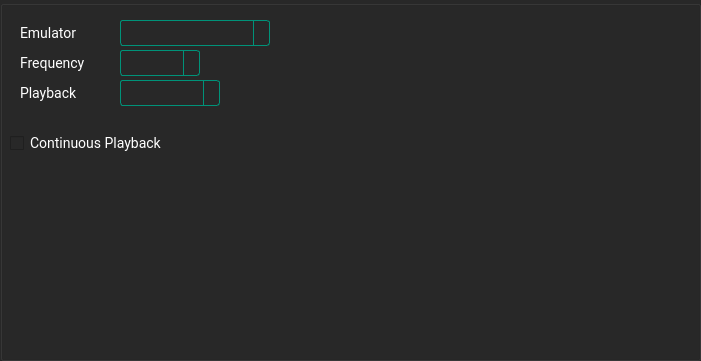
  <widget class="QGroupBox" name="groupBoxAdplug">
   <property name="geometry">
    <rect>
     <x>170</x>
     <y>220</y>
     <width>701</width>
     <height>361</height>
    </rect>
   </property>
   <property name="styleSheet">
    <string notr="true">
        QWidget
                {
                border-color:#ff2828;
                selection-background-color: #333333/*selection*/;
                selection-color: #ffffff/*main text*/;
                font-family:Roboto;
                font-size:14px;
                background-color:#282828/*background*/;
                color:#ffffff/*main text*/;
                }
                QTextEdit {
                border: 8px solid;
                border-color:#009379/*main*/;
                border-radius: 3px;
                padding: 1px 18px 1px 3px;
                min-width: 6em;
                }

                QSlider::groove:horizontal {
                background-color: #404040/*medium*/;
                height: 4px;
                border-radius: 4px;
                }
                QSlider::handle:horizontal {
                background-color: #009379/*main*/;
                border: 2px solid #009379/*main*/;
                width: 11px;
                height: 20px;
                line-height: 20px;
                margin-top: -5px;
                margin-bottom: -5px;
                border-radius: 7px;
                }
                QSlider::handle:horizontal:hover {
                background-color: #00c09e/*main hover*/;
                border: 2px solid #00c09e/*main hover*/;
                }

                QSlider::sub-page:horizontal {
                background-color:#009379/*main*/;
                }
                QComboBox {
                border: 1px solid;
                border-color: #009379/*main*/;
                border-radius: 3px;
                padding: 1px 18px 1px 3px;
                }

                QComboBox:!editable, QComboBox::drop-down:editable {
                background: ;
                }

                /* QComboBox gets the &quot;on&quot; state when the popup is open */
                QComboBox:!editable:on, QComboBox::drop-down:editable:on {
                background: #333333/*selection*/
                }

                QComboBox:on { /* shift the text when the popup opens */
                padding-top: 3px;
                padding-left: 4px;
                }

                QComboBox::drop-down {
                subcontrol-origin: padding;
                subcontrol-position: top right;
                width: 15px;

                border-left-width: 1px;
                border-left-color: #009379/*main*/;
                border-left-style: solid; /* just a single line */
                border-top-right-radius: 3px; /* same radius as the QComboBox */
                border-bottom-right-radius: 3px;
                }
                QComboBox QAbstractItemView {
                border: 1px solid;
                border-color: #009379/*main*/;
                background-color:#282828/*background*/;
                outline:none;
                }

                QComboBox::down-arrow:on { /* shift the arrow when popup is open */
                top: 1px;
                left: 1px;
                }

                QLineEdit {
                border: 1px solid;
                border-color:#009379/*main*/;
                border-radius: 3px;
                padding: 1px 18px 1px 3px;
                min-width: 6em;
                }
                QLineEdit:disabled{
                border-color:#404040/*medium*/;
                }
                QWidget:disabled
                {
                color:#404040/*medium*/;

                }

                QSlider::handle:disabled {
                background-color: #404040/*medium*/;
                border: 2px solid #404040/*medium*/;
                }
                QSlider::sub-page:horizontal:disabled {
                background-color:#404040/*medium*/;
                }
                QComboBox:disabled {
                border: 1px solid #404040/*medium*/;

                }
                QComboBox::drop-down:disabled {

                border-left-color: #404040/*medium*/;

                }
                QPushButton
                {
                font-family:roboto;
                background-color: #b7b7b7/*button*/;
                border-radius: 12px;
                padding:4px;
                font-size:14px;
                color:#282828/*background*/;
                }
                QPushButton:hover
                {
                background-color: #ffffff/*button hover*/;
                }
    </string>
   </property>
   <property name="title">
    <string/>
   </property>
   <property name="flat">
    <bool>true</bool>
   </property>
   <widget class="QLabel" name="labelAdPlugEmulator">
    <property name="geometry">
     <rect>
      <x>20</x>
      <y>20</y>
      <width>300</width>
      <height>26</height>
     </rect>
    </property>
    <property name="text">
     <string>Emulator</string>
    </property>
   </widget>
   <widget class="QComboBox" name="comboBoxAdPlugEmulator">
    <property name="enabled">
     <bool>true</bool>
    </property>
    <property name="geometry">
     <rect>
      <x>120</x>
      <y>20</y>
      <width>150</width>
      <height>26</height>
     </rect>
    </property>
    <property name="autoFillBackground">
     <bool>false</bool>
    </property>
    <property name="styleSheet">
     <string notr="true"/>
    </property>
    <property name="editable">
     <bool>false</bool>
    </property>
    <property name="currentText">
     <string/>
    </property>
    <property name="placeholderText">
     <string/>
    </property>
    <property name="frame">
     <bool>false</bool>
    </property>
   </widget>
   <widget class="QLabel" name="labelAdPlugFreq">
    <property name="geometry">
     <rect>
      <x>20</x>
      <y>50</y>
      <width>300</width>
      <height>26</height>
     </rect>
    </property>
    <property name="text">
     <string>Frequency</string>
    </property>
   </widget>
   <widget class="QComboBox" name="comboBoxAdPlugFreq">
    <property name="enabled">
     <bool>true</bool>
    </property>
    <property name="geometry">
     <rect>
      <x>120</x>
      <y>50</y>
      <width>80</width>
      <height>26</height>
     </rect>
    </property>
    <property name="autoFillBackground">
     <bool>false</bool>
    </property>
    <property name="styleSheet">
     <string notr="true"/>
    </property>
    <property name="editable">
     <bool>false</bool>
    </property>
    <property name="currentText">
     <string/>
    </property>
    <property name="placeholderText">
     <string/>
    </property>
    <property name="frame">
     <bool>false</bool>
    </property>
   </widget>
   <widget class="QLabel" name="labelAdPlugPlayback">
    <property name="geometry">
     <rect>
      <x>20</x>
      <y>80</y>
      <width>300</width>
      <height>26</height>
     </rect>
    </property>
    <property name="text">
     <string>Playback</string>
    </property>
   </widget>
   <widget class="QComboBox" name="comboBoxAdPlugPlayback">
    <property name="enabled">
     <bool>true</bool>
    </property>
    <property name="geometry">
     <rect>
      <x>120</x>
      <y>80</y>
      <width>100</width>
      <height>26</height>
     </rect>
    </property>
    <property name="autoFillBackground">
     <bool>false</bool>
    </property>
    <property name="styleSheet">
     <string notr="true"/>
    </property>
    <property name="editable">
     <bool>false</bool>
    </property>
    <property name="currentText">
     <string/>
    </property>
    <property name="placeholderText">
     <string/>
    </property>
    <property name="frame">
     <bool>false</bool>
    </property>
   </widget>
   <widget class="QCheckBox" name="checkBoxAdPlugContinuousPlayback">
    <property name="geometry">
     <rect>
      <x>10</x>
      <y>130</y>
      <width>200</width>
      <height>26</height>
     </rect>
    </property>
    <property name="text">
     <string>Continuous Playback</string>
    </property>
    <property name="iconSize">
     <size>
      <width>40</width>
      <height>40</height>
     </size>
    </property>
   </widget>
  </widget>
